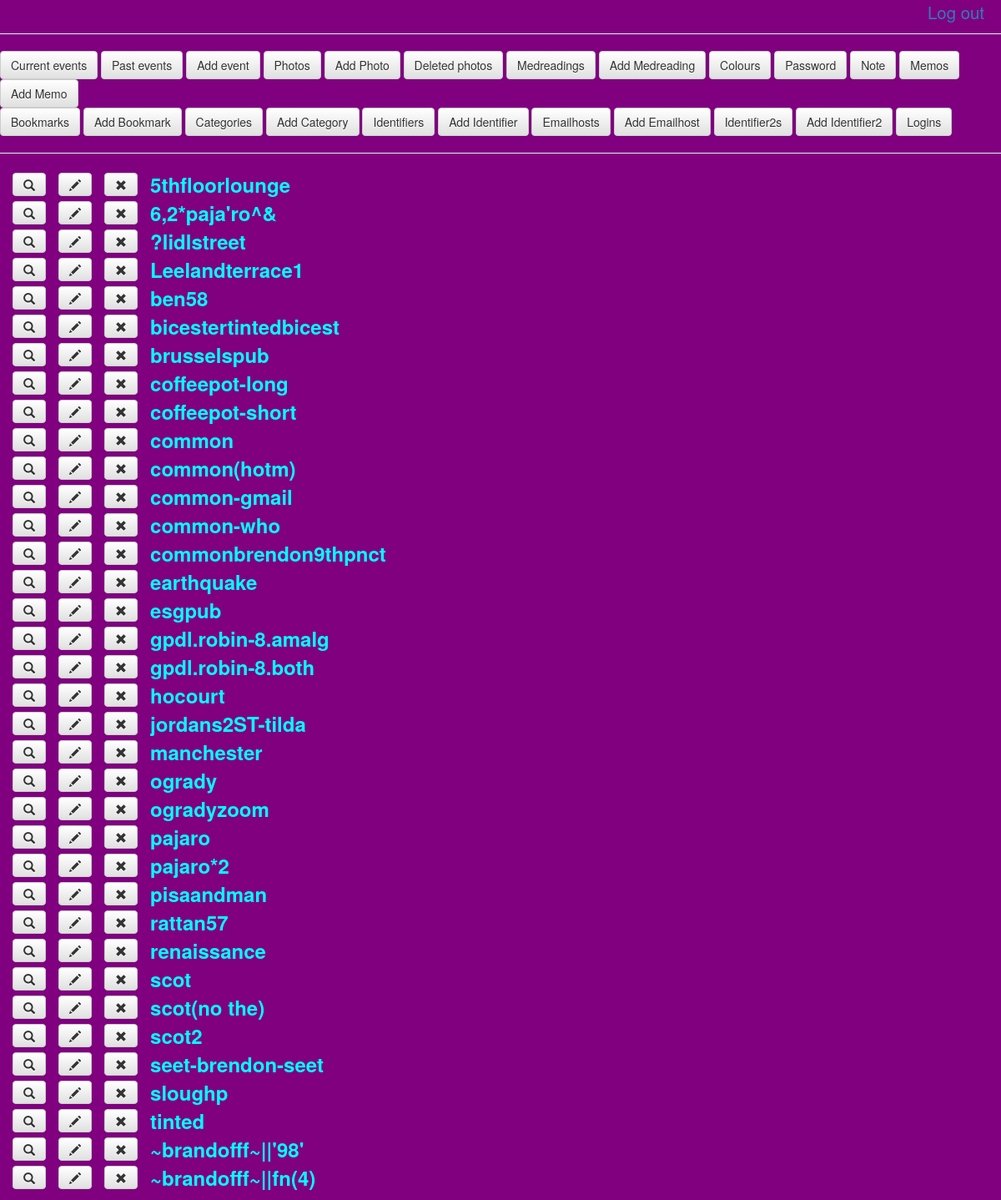
Screenshot of /identifier2list (signed in) with the database file from the repository.
### mysite/models.py (models this page shows, shortened)
class Identifier2(models.Model):
    name                    = models.CharField(max_length=20)
    priority                = models.IntegerField       (default=100)
    notes                   = models.TextField                       (                                                             blank=True, null=True)

### mysite/views.py (the view)
# urls.py: path('identifier2list',                        views.identifier2_list,                           name='identifier2list'),
@login_required
def identifier2_list(request):
    site                                           =   Site.objects.get()
    identifier2s                                      =   Identifier2.objects.all().order_by('-priority', 'name')
    context                                        =   { 'identifier2s': identifier2s, 'title': TITLE, 'site': site}
    return render                                      (request, 'identifier2_list.html', context)

### templates/identifier2_list.html (shortened to what this page needs)
{% extends "base.html" %}
{% block content %}
<a class="btn btn-default" href="{% url 'eventlist' 'current'  %}" >                                <span>Current events</span></a>
<a class="btn btn-default" href="{% url 'eventlist' 'notcurrent' %}" >                              <span>Past events</span></a>
<a class="btn btn-default" href="{% url 'eventinsertupdate' pk=0 mode='insert' %}" >                <span>Add event</span></a>
<a class="btn btn-default" href="{% url 'photolist'  %}">                                           <span>Photos</span></a>
<a class="btn btn-default" href="{% url 'photoinsert' %}">                                          <span>Add Photo</span></a>
<a class="btn btn-default" href="{% url 'photolistdeleted' %}">                                     <span>Deleted photos</span></a>
<a class="btn btn-default" href="{% url 'medreadinglist'  %}">                                      <span>Medreadings</span></a>
<a class="btn btn-default" href="{% url 'medreadinginsert' %}">                                     <span>Add Medreading</span></a>
<a class="btn btn-default" href="{% url 'siteupdate' pk=site.pk %}">                                <span>Colours</span></a>
<a class="btn btn-default" href="{% url 'password' %}">                                             <span>Password</span></a>
<a class="btn btn-default" href="{% url 'noteupdate' pk=site.pk %}">                                <span>Note</span></a>
<a class="btn btn-default" href="{% url 'memolist'  %}">                                            <span>Memos</span></a>
<a class="btn btn-default" href="{% url 'memoinsert'%}" >                                           <span>Add Memo</span></a>
<br>
<a class="btn btn-default" href="{% url 'bookmarklist'  %}">                                        <span>Bookmarks</span></a>
<a class="btn btn-default" href="{% url 'bookmarkinsert'%}" >                                       <span>Add Bookmark</span></a>
<a class="btn btn-default" href="{% url 'categorylist'  %}">                                        <span>Categories</span></a>
<a class="btn btn-default" href="{% url 'categoryinsert' %}" >                                      <span>Add Category</span></a>
<a class="btn btn-default" href="{% url 'identifierlist'  %}">                                      <span>Identifiers</span></a>
<a class="btn btn-default" href="{% url 'identifierinsert' %}" >                                    <span>Add Identifier</span></a>
<a class="btn btn-default" href="{% url 'emailhostlist'  %}">                                       <span>Emailhosts</span></a>
<a class="btn btn-default" href="{% url 'emailhostinsert' %}" >                                     <span>Add Emailhost</span></a>
<a class="btn btn-default" href="{% url 'identifier2list'  %}">                                     <span>Identifier2s</span></a>
<a class="btn btn-default" href="{% url 'identifier2insert' %}" >                                   <span>Add Identifier2</span></a>
<a class="btn btn-default" href="{% url 'loginlist'  %}">                                           <span>Logins</span></a>
<hr>
<h2>
<table>
{% for identifier2 in identifier2s %}
    <tr>
    <h2 class='item'>
    <td> <a class="btn btn-default" href="{% url 'identifier2search' pk=identifier2.pk %} "> <span class="glyphicon glyphicon-search"></span></a> </td>
    <td> <a class="btn btn-default" href="{% url 'identifier2update' pk=identifier2.pk %} "> <span class="glyphicon glyphicon-pencil"></span></a> </td>
    <td> <a class="btn btn-default" href="{% url 'identifier2deleteperm' pk=identifier2.pk %} "> <span class="glyphicon glyphicon-remove"></span></a> </td>
    <td>                                                                                   <span class='detail'>{{ identifier2.name }}</span> </td>
    </tr>
{% endfor %}
</table>
</h2>
</body>
{% endblock content %}

### rows the page displays
Identifier2: name "5thfloorlounge"
Identifier2: name "6,2*paja'ro^&"
Identifier2: name "?lidlstreet"
Identifier2: name "Leelandterrace1"
Identifier2: name "ben58"
Identifier2: name "bicestertintedbicest"
Identifier2: name "brusselspub"
Identifier2: name "coffeepot-long"
Identifier2: name "coffeepot-short"
Identifier2: name "common"
Identifier2: name "common(hotm)"
Identifier2: name "common-gmail"
Identifier2: name "common-who"
Identifier2: name "commonbrendon9thpnct"
Identifier2: name "earthquake"
Identifier2: name "esgpub"
Identifier2: name "gpdl.robin-8.amalg"
Identifier2: name "gpdl.robin-8.both"
Identifier2: name "hocourt"
Identifier2: name "jordans2ST-tilda"
Identifier2: name "manchester"
Identifier2: name "ogrady"
Identifier2: name "ogradyzoom"
Identifier2: name "pajaro"
Identifier2: name "pajaro*2"
Identifier2: name "pisaandman"
Identifier2: name "rattan57"
Identifier2: name "renaissance"
Identifier2: name "scot"
Identifier2: name "scot(no the)"
Identifier2: name "scot2"
Identifier2: name "seet-brendon-seet"
Identifier2: name "sloughp"
Identifier2: name "tinted"
Identifier2: name "~brandofff~||'98'"
Identifier2: name "~brandofff~||fn(4)"
